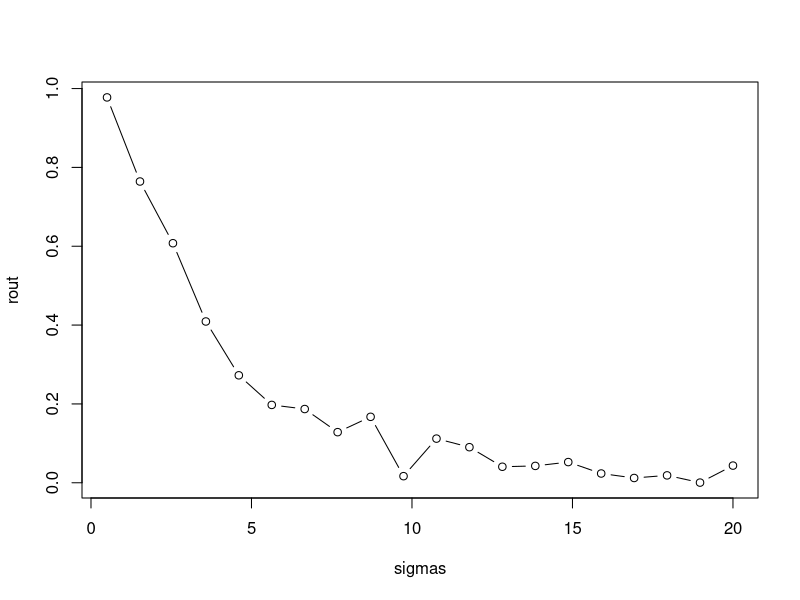

R code for this plot:
## ---- chunk 1
r2.0 <- function(sig){
  # our predictor
  x <- seq(1,10,length.out = 100)   
  # our response; a function of x plus some random noise
  y <- 2 + 1.2*x + rnorm(100,0,sd = sig) 
  # print the R-squared value
  summary(lm(y ~ x))$r.squared          
}
sigmas <- seq(0.5,20,length.out = 20)
 # apply our function to a series of sigma values
rout <- sapply(sigmas, r2.0)            
plot(rout ~ sigmas, type="b")
